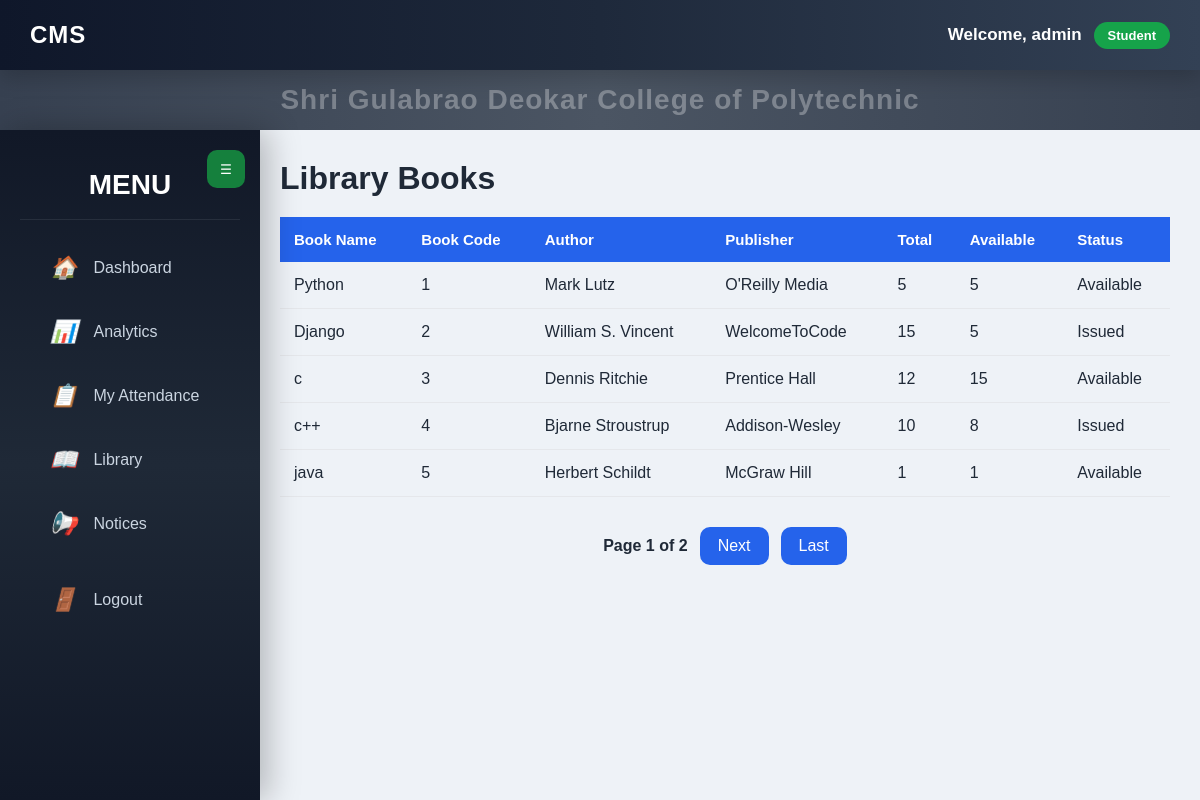
/library/ (signed in), run on the app's committed database.
### accounts/models.py (models this page shows, shortened)
class UserProfile(models.Model):
    ROLE_CHOICES = (
        ('Principal','Principal'),
        ('HOD','HOD'),
        ('Faculty','Faculty'),
        ('Student','Student'),
    )
    user = models.OneToOneField(
        User,
        on_delete=models.CASCADE
    )
    role = models.CharField(
        max_length=20,
        choices=ROLE_CHOICES
    )

### library/models.py (models this page shows, shortened)
class Book(models.Model):
    book_name = models.CharField(
        max_length=200
    )
    book_code = models.CharField(
        max_length=50,
        unique=True
    )
    author = models.CharField(
        max_length=150
    )
    publisher = models.CharField(
        max_length=150
    )
    quantity = models.PositiveIntegerField()
    available = models.PositiveIntegerField()
    STATUS = [
        ("Available", "Available"),
        ("Issued", "Issued"),
    ]
    status = models.CharField(
        max_length=20,
        choices=STATUS,
        default="Available"
    )

### library/views.py (the view, shortened to what this page needs)
@login_required
def book_list(request):
    if not can_view_library(request):
        return redirect("login")
    search = request.GET.get("search", "").strip()
    books = Book.objects.all().order_by("id")
    paginator = Paginator(books, 5)
    page_number = request.GET.get("page")
    page_obj = paginator.get_page(page_number)
    return render(
        request,
        "library/book_list.html",
        {
            "books": page_obj,
            "page_obj": page_obj,
            "search": search,
        }
    )

### library/views.py (called while the page is built)
def get_role(request):
    if request.user.is_authenticated and hasattr(request.user, "userprofile"):
        return request.user.userprofile.role
    return ""

def can_view_library(request):
    return get_role(request) in [
        "Principal",
        "HOD",
        "Faculty",
        "Student",
    ]

### templates/library/book_list.html (shortened to what this page needs)
{% extends 'base/base.html' %}
{% block content %}
<div class="student-page">
    <div class="student-header">
        <h1>Library Books</h1>
    </div>
    <div class="table-card">
        <table class="student-table">
            <thead>
                <tr>
                    <th>Book Name</th>
                    <th>Book Code</th>
                    <th>Author</th>
                    <th>Publisher</th>
                    <th>Total</th>
                    <th>Available</th>
                    <th>Status</th>
                </tr>
            </thead>
            <tbody>
            {% for book in books %}
                <tr>
                    <td>{{ book.book_name }}</td>
                    <td>{{ book.book_code }}</td>
                    <td>{{ book.author }}</td>
                    <td>{{ book.publisher }}</td>
                    <td>{{ book.quantity }}</td>
                    <td>{{ book.available }}</td>
                    <td>{{ book.status }}</td>
                </tr>
            {% endfor %}
            </tbody>
        </table>
    </div>
    {% if page_obj.has_other_pages %}
    <div class="pagination">
        <span>
            Page {{ page_obj.number }}
            of
            {{ page_obj.paginator.num_pages }}
        </span>
        {% if page_obj.has_next %}
            <a href="?page={{ page_obj.next_page_number }}{% if search %}&search={{ search }}{% endif %}">
                Next
            </a>
            <a href="?page={{ page_obj.paginator.num_pages }}{% if search %}&search={{ search }}{% endif %}">
                Last
            </a>
        {% endif %}
    </div>
    {% endif %}
</div>
{% endblock %}

### templates/base/base.html (shortened to what this page needs)
{% load static %}
<!DOCTYPE html>
<html lang="en">
<head>
    <link
        rel="stylesheet"
        href="{% static 'css/dashboard.css' %}"
    >
</head>
<body>
<header class="navbar">
    <div class="logo">
        CMS
    </div>
    <div class="user-info">
        {% if request.user.is_authenticated %}
            <span class="welcome-text">
                Welcome,
                {{ request.user.username }}
            </span>
            {% if request.user.userprofile %}
                <span class="user-role">
                    {{ request.user.userprofile.role }}
                </span>
            {% endif %}
        {% endif %}
    </div>
</header>
<div class="college-title">
    <h1 class="college-name">
        <span>S</span>
        <span>h</span>
        <span>r</span>
        <span>i</span>
        <span>&nbsp;</span>
        <span>G</span>
        <span>u</span>
        <span>l</span>
        <span>a</span>
        <span>b</span>
        <span>r</span>
        <span>a</span>
        <span>o</span>
        <span>&nbsp;</span>
        <span>D</span>
        <span>e</span>
        <span>o</span>
        <span>k</span>
        <span>a</span>
        <span>r</span>
        <span>&nbsp;</span>
        <span>C</span>
        <span>o</span>
        <span>l</span>
        <span>l</span>
        <span>e</span>
        <span>g</span>
        <span>e</span>
        <span>&nbsp;</span>
        <span>o</span>
        <span>f</span>
        <span>&nbsp;</span>
        <span>P</span>
        <span>o</span>
        <span>l</span>
        <span>y</span>
        <span>t</span>
        <span>e</span>
        <span>c</span>
        <span>h</span>
        <span>n</span>
        <span>i</span>
        <span>c</span>
    </h1>
</div>
<aside
    class="sidebar"
    id="sidebar"
>
    <button
        type="button"
        class="sidebar-toggle"
        id="sidebarToggle"
    >
        ☰
    </button>
    <div class="sidebar-logo">
        <span>MENU</span>
    </div>
    {% if request.user.is_authenticated and request.user.userprofile.role == "Student" %}
    <ul>
        <li>
            <a href="{% url 'dashboard:home' %}">
                <i>🏠</i>
                <span>
                    Dashboard
                </span>
            </a>
        </li>
        <li>
            <a href="{% url 'dashboard:analytics' %}">
                <i>📊</i>
                <span>
                    Analytics
                </span>
            </a>
        </li>
        <li>
            <a href="{% url 'attendance_list' %}">
                <i>📋</i>
                <span>
                    My Attendance
                </span>
            </a>
        </li>
        <li>
            <a href="{% url 'book_list' %}">
                <i>📖</i>
                <span>
                    Library
                </span>
            </a>
        </li>
        <li>
            <a href="{% url 'notice_list' %}">
                <i>📢</i>
                <span>
                    Notices
                </span>
            </a>
        </li>
    </ul>
    {% endif %}
    {% if request.user.is_authenticated %}
    <ul>
        <li>
            <a href="{% url 'logout' %}">
                <i>🚪</i>
                <span>
                    Logout
                </span>
            </a>
        </li>
    </ul>
    {% endif %}
</aside>
<main class="content">
    {% block content %}
    {% endblock %}
</main>
</body>
</html>

### data on the page
Book: book_name "Python", book_code "1", author "Mark Lutz", publisher "O'Reilly Media", quantity "5", available "5", status "Available"
Book: book_name "Django", book_code "2", author "William S. Vincent", publisher "WelcomeToCode", quantity "15", available "5", status "Issued"
Book: book_name "c", book_code "3", author "Dennis Ritchie", publisher "Prentice Hall", quantity "12", available "15", status "Available"
Book: book_name "c++", book_code "4", author "Bjarne Stroustrup", publisher "Addison-Wesley", quantity "10", available "8", status "Issued"
Book: book_name "java", book_code "5", author "Herbert Schildt", publisher "McGraw Hill", quantity "1", available "1", status "Available"

### other printed values
{{ request.user.username }} "admin"
{{ request.user.userprofile.role }} "Student"
{{ page_obj.number }} "1"
{{ page_obj.paginator.num_pages }} "2"
